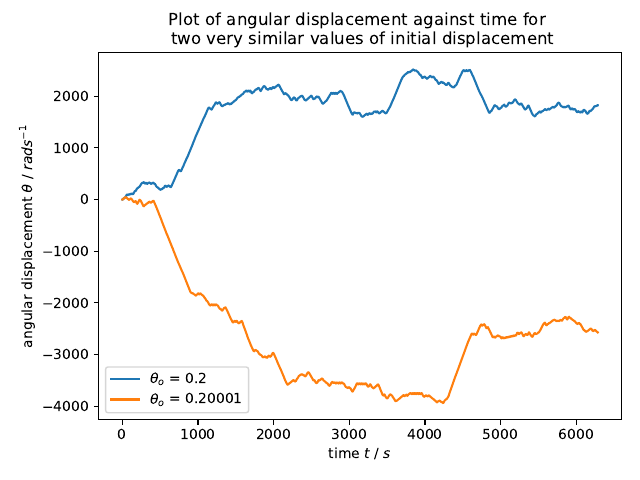

This chart was generated by the following Python code:
import matplotlib.pyplot as plt
from ex2_core_1 import Pendulum


pendulum_1 = Pendulum(F=1.2)
sol_1 = pendulum_1.solve_integral([0.2, 0], 1000)

pendulum_2 = Pendulum(F=1.2)
sol_2 = pendulum_2.solve_integral([0.20001, 0], 1000)

plt.plot(sol_1.t, sol_1.y[0], label=r"$\theta_{o}$ = 0.2")
plt.plot(sol_2.t, sol_2.y[0], label=r"$\theta_{o}$ = 0.20001")
plt.ylabel(r"angular displacement $\theta$ / $rad s^{-1}$")
plt.xlabel(r"time $t$ / $s$")
plt.title("Plot of angular displacement against time for \n two very similar values of initial displacement")
plt.legend()
plt.tight_layout()

plt.savefig("ex2_supp_1.pdf")